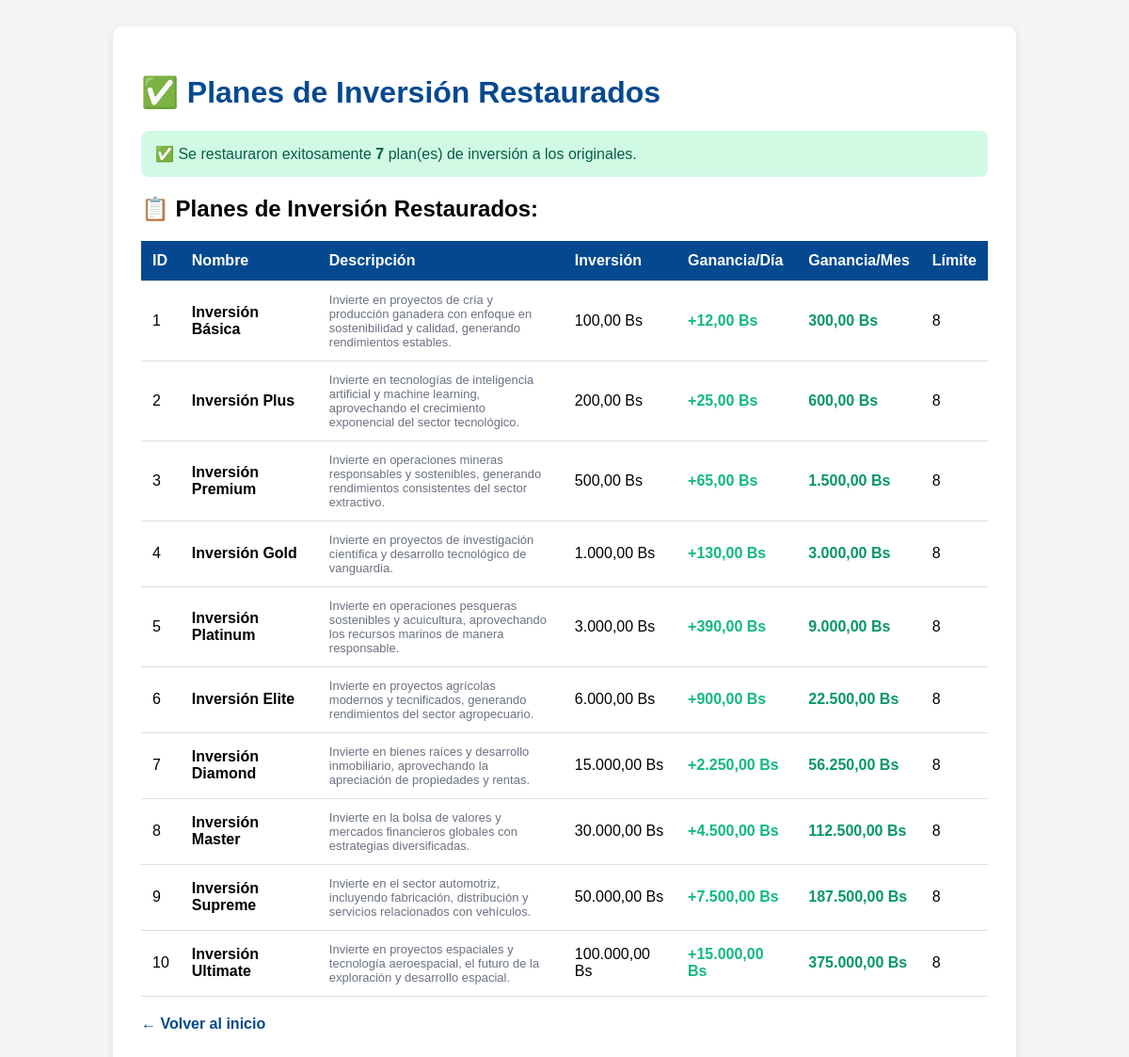
Screenshot of /restaurar_planes_originales.php with the database file from the repository.
### tables this page shows
CREATE TABLE IF NOT EXISTS tipos_inversion (
    id INT AUTO_INCREMENT PRIMARY KEY,
    nombre VARCHAR(100) NOT NULL,
    descripcion TEXT,
    precio_inversion DECIMAL(10, 2) NOT NULL,
    ganancia_diaria DECIMAL(10, 2) NOT NULL,
    ganancia_mensual DECIMAL(10, 2) NOT NULL,
    limite_inversion INT DEFAULT 1,
    imagen VARCHAR(255),
    duracion_dias INT DEFAULT 30,
    estado ENUM('activo', 'inactivo') DEFAULT 'activo',
    fecha_creacion TIMESTAMP DEFAULT CURRENT_TIMESTAMP
);

### restaurar_planes_originales.php (the view, shortened to what this page needs)
<?php
$conn = getConnection();
$planes_originales = [
    [
        'id' => 1,
        'nombre' => 'Inversión Básica',
        'descripcion' => 'Perfecta para empezar en el mundo de las inversiones',
        'precio_inversion' => 100.00,
        'ganancia_diaria' => 12.00,
        'ganancia_mensual' => 300.00
    ],
    [
        'id' => 2,
        'nombre' => 'Inversión Plus',
        'descripcion' => 'Inversión ideal para obtener mejores rendimientos',
        'precio_inversion' => 200.00,
        'ganancia_diaria' => 25.00,
        'ganancia_mensual' => 600.00
    ],
    [
        'id' => 3,
        'nombre' => 'Inversión Premium',
        'descripcion' => 'Para inversionistas más experimentados',
        'precio_inversion' => 500.00,
        'ganancia_diaria' => 65.00,
        'ganancia_mensual' => 1500.00
    ],
    [
        'id' => 4,
        'nombre' => 'Inversión Gold',
        'descripcion' => 'Nivel avanzado de inversión',
        'precio_inversion' => 1000.00,
        'ganancia_diaria' => 130.00,
        'ganancia_mensual' => 3000.00
    ],
    [
        'id' => 5,
        'nombre' => 'Inversión Platinum',
        'descripcion' => 'Para inversionistas profesionales',
        'precio_inversion' => 2000.00,
        'ganancia_diaria' => 260.00,
        'ganancia_mensual' => 6000.00
    ],
    [
        'id' => 6,
        'nombre' => 'Inversión Diamond',
        'descripcion' => 'Máximo nivel de inversión',
        'precio_inversion' => 5000.00,
        'ganancia_diaria' => 650.00,
        'ganancia_mensual' => 15000.00
    ],
    [
        'id' => 7,
        'nombre' => 'Inversión Master',
        'descripcion' => 'El nivel más exclusivo de inversión',
        'precio_inversion' => 10000.00,
        'ganancia_diaria' => 1300.00,
        'ganancia_mensual' => 30000.00
    ]
];
$actualizados = 0;
$errores = [];
foreach ($planes_originales as $plan) {
    $stmt = $conn->prepare("UPDATE tipos_inversion SET nombre = ?, descripcion = ? WHERE id = ?");
    $stmt->bind_param("ssi", $plan['nombre'], $plan['descripcion'], $plan['id']);
    if ($stmt->execute()) {
        $actualizados++;
    } else {
        $errores[] = "Error al actualizar ID {$plan['id']}: " . $stmt->error;
    }
}
echo "<!DOCTYPE html>";
echo "<html lang='es'>";
echo "<head>";
echo "</head>";
echo "<body>";
echo "<div class='container'>";
echo "<h1>✅ Planes de Inversión Restaurados</h1>";
if ($actualizados > 0) {
    echo "<div class='success'>";
    echo "✅ Se restauraron exitosamente <strong>{$actualizados}</strong> plan(es) de inversión a los originales.";
    echo "</div>";
}
$result = $conn->query("SELECT id, nombre, descripcion, precio_inversion, ganancia_diaria, ganancia_mensual, limite_inversion FROM tipos_inversion WHERE estado = 'activo' ORDER BY precio_inversion ASC");
echo "<h2>📋 Planes de Inversión Restaurados:</h2>";
echo "<table>";
echo "<tr><th>ID</th><th>Nombre</th><th>Descripción</th><th>Inversión</th><th>Ganancia/Día</th><th>Ganancia/Mes</th><th>Límite</th></tr>";
while ($row = $result->fetch_assoc()) {
    echo "<tr>";
    echo "<td>{$row['id']}</td>";
    echo "<td><strong>{$row['nombre']}</strong></td>";
    echo "<td class='desc'>{$row['descripcion']}</td>";
    echo "<td>" . number_format($row['precio_inversion'], 2, ',', '.') . " Bs</td>";
    echo "<td style='color: #10b981; font-weight: 600;'>+" . number_format($row['ganancia_diaria'], 2, ',', '.') . " Bs</td>";
    echo "<td style='color: #059669; font-weight: 600;'>" . number_format($row['ganancia_mensual'], 2, ',', '.') . " Bs</td>";
    echo "<td>{$row['limite_inversion']}</td>";
    echo "</tr>";
}
echo "</table>";
echo "<p style='margin-top: 20px;'><a href='index.php' style='color: #044990; text-decoration: none; font-weight: 600;'>← Volver al inicio</a></p>";
echo "</div>";
echo "</body>";
echo "</html>";
?>

### rows the page displays
tipos_inversion: id "1", nombre "Inversión Básica", descripcion "Invierte en proyectos de cría y producción ganadera con enfoque en sostenibilidad y calidad, generando rendimientos estables.", precio_inversion "100,00", ganancia_diaria "12,00", ganancia_mensual "300,00", limite_inversion "8"
tipos_inversion: id "2", nombre "Inversión Plus", descripcion "Invierte en tecnologías de inteligencia artificial y machine learning, aprovechando el crecimiento exponencial del sector tecnológico.", precio_inversion "200,00", ganancia_diaria "25,00", ganancia_mensual "600,00", limite_inversion "8"
tipos_inversion: id "3", nombre "Inversión Premium", descripcion "Invierte en operaciones mineras responsables y sostenibles, generando rendimientos consistentes del sector extractivo.", precio_inversion "500,00", ganancia_diaria "65,00", ganancia_mensual "1.500,00", limite_inversion "8"
tipos_inversion: id "4", nombre "Inversión Gold", descripcion "Invierte en proyectos de investigación científica y desarrollo tecnológico de vanguardia.", precio_inversion "1.000,00", ganancia_diaria "130,00", ganancia_mensual "3.000,00", limite_inversion "8"
tipos_inversion: id "5", nombre "Inversión Platinum", descripcion "Invierte en operaciones pesqueras sostenibles y acuicultura, aprovechando los recursos marinos de manera responsable.", precio_inversion "3.000,00", ganancia_diaria "390,00", ganancia_mensual "9.000,00", limite_inversion "8"
tipos_inversion: id "6", nombre "Inversión Elite", descripcion "Invierte en proyectos agrícolas modernos y tecnificados, generando rendimientos del sector agropecuario.", precio_inversion "6.000,00", ganancia_diaria "900,00", ganancia_mensual "22.500,00", limite_inversion "8"
tipos_inversion: id "7", nombre "Inversión Diamond", descripcion "Invierte en bienes raíces y desarrollo inmobiliario, aprovechando la apreciación de propiedades y rentas.", precio_inversion "15.000,00", ganancia_diaria "2.250,00", ganancia_mensual "56.250,00", limite_inversion "8"
tipos_inversion: id "8", nombre "Inversión Master", descripcion "Invierte en la bolsa de valores y mercados financieros globales con estrategias diversificadas.", precio_inversion "30.000,00", ganancia_diaria "4.500,00", ganancia_mensual "112.500,00", limite_inversion "8"
tipos_inversion: id "9", nombre "Inversión Supreme", descripcion "Invierte en el sector automotriz, incluyendo fabricación, distribución y servicios relacionados con vehículos.", precio_inversion "50.000,00", ganancia_diaria "7.500,00", ganancia_mensual "187.500,00", limite_inversion "8"
tipos_inversion: id "10", nombre "Inversión Ultimate", descripcion "Invierte en proyectos espaciales y tecnología aeroespacial, el futuro de la exploración y desarrollo espacial.", precio_inversion "100.000,00", ganancia_diaria "15.000,00", ganancia_mensual "375.000,00", limite_inversion "8"

### other values shown
$actualizados "7"
